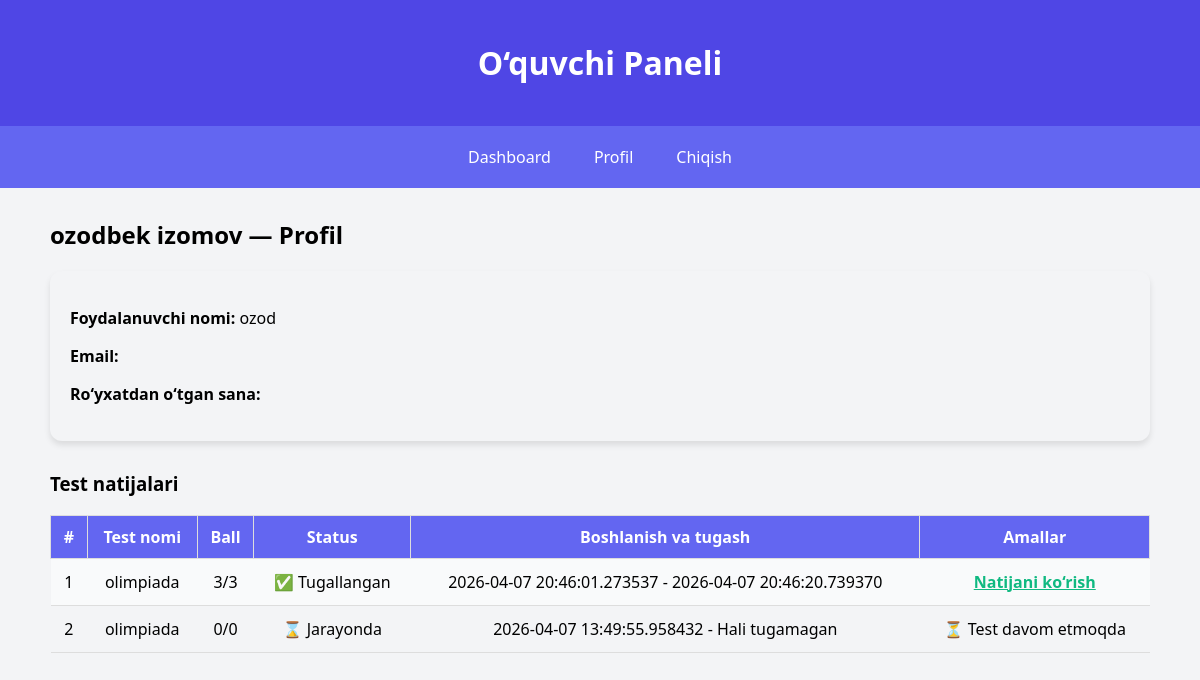
The app's page /student/profile (signed in) with its own data.
### tables this page shows
CREATE TABLE users (
            id INTEGER PRIMARY KEY AUTOINCREMENT,
            full_name TEXT NOT NULL,
            username TEXT NOT NULL UNIQUE,
            password TEXT NOT NULL,
            class_number integer NOT NULL,
            role TEXT NOT NULL,
            school_id INTEGER NOT NULL,
            FOREIGN KEY (school_id) REFERENCES schools(id)
        );

CREATE TABLE test_results (
        id INTEGER PRIMARY KEY AUTOINCREMENT,
        user_id INTEGER NOT NULL,          
        test_id INTEGER NOT NULL,          
        score INTEGER DEFAULT 0,           
        max_score INTEGER DEFAULT 0,      
        start_time DATETIME,              
        end_time DATETIME,
        completed BOOLEAN DEFAULT 0,                   
        FOREIGN KEY (user_id) REFERENCES users(id),
        FOREIGN KEY (test_id) REFERENCES tests(id)
    );

CREATE TABLE tests (
            id INTEGER PRIMARY KEY AUTOINCREMENT,
            title TEXT NOT NULL,
            duration INTEGER NOT NULL,
            description TEXT NOT NULL,
            test_class INTEGER NOT NULL,
            start_time DATETIME NOT NULL,
            end_time DATETIME NOT NULL
        );

### routes/student.py (the view)
@bp.route('/profile')
def profile():
    if 'user_id' not in session:
        flash("Avval tizimga kiring", "error")
        return redirect(url_for('auth.login'))
    user_id = session['user_id']
    conn = get_db()
    c = conn.cursor()
    c.execute("SELECT * FROM users WHERE id=?", (user_id,))
    user = c.fetchone()
    c.execute("""
        SELECT tr.id AS result_id, tr.test_id, t.title AS test_title,
            tr.score, tr.max_score, tr.completed, tr.start_time, tr.end_time
        FROM test_results tr
        JOIN tests t ON tr.test_id = t.id
        WHERE tr.user_id=?
        ORDER BY tr.end_time DESC
    """, (user_id,))
    test_results = c.fetchall()
    return render_template('student/profile.html', user=user, test_results=test_results)

### routes/student.py (called while the page is built)
def get_db():
    conn = sqlite3.connect('database.db')
    conn.row_factory = sqlite3.Row
    return conn

### templates/student/profile.html (shortened to what this page needs)
{% extends "base.html" %}
{% block content %}
<h2>{{ user['full_name'] }} — Profil</h2>
<div style="margin-bottom: 30px; padding:20px; background:#f3f4f6; border-radius:12px; box-shadow: 0 4px 6px rgba(0,0,0,0.1);">
    <p><strong>Foydalanuvchi nomi:</strong> {{ user['username'] }}</p>
    <p><strong>Email:</strong> {{ user['email'] }}</p>
    <p><strong>Ro‘yxatdan o‘tgan sana:</strong> {{ user['created_at'] }}</p>
</div>
<h3>Test natijalari</h3>
{% if test_results %}
<table style="width:100%; border-collapse: collapse; margin-top:10px;">
    <thead>
        <tr style="background:#2563eb; color:white;">
            <th style="padding:10px; border:1px solid #ddd;">#</th>
            <th style="padding:10px; border:1px solid #ddd;">Test nomi</th>
            <th style="padding:10px; border:1px solid #ddd;">Ball</th>
            <th style="padding:10px; border:1px solid #ddd;">Status</th>
            <th style="padding:10px; border:1px solid #ddd;">Boshlanish va tugash</th>
            <th style="padding:10px; border:1px solid #ddd;">Amallar</th>
        </tr>
    </thead>
    <tbody>
        {% for tr in test_results %}
        <tr style="text-align:center; {% if loop.index0 % 2 == 0 %}background:#f9fafb;{% endif %}">
            <td>{{ loop.index }}</td>
            <td>{{ tr['test_title'] }}</td>
            <td>{{ tr['score'] }}/{{ tr['max_score'] }}</td>
            <td>{% if tr['completed'] %}✅ Tugallangan{% else %}⌛ Jarayonda{% endif %}</td>
            <td>{{ tr['start_time'] }} - {{ tr['end_time'] or "Hali tugamagan" }}</td>
            <td>
                {% if tr['completed'] %}
                    <a href="{{ url_for('student.view_result', test_id=tr['test_id']) }}" style="color:#10b981; font-weight:bold;">Natijani ko‘rish</a>
                {% else %}
                    ⏳ Test davom etmoqda
                {% endif %}
            </td>
        </tr>
        {% endfor %}
    </tbody>
</table>
{% else %}
<p>Hozircha hech qanday test topshirilmadi.</p>
{% endif %}
{% endblock %}

### templates/base.html (style rules this page uses)
body { font-family: 'Segoe UI', sans-serif; background: #f3f4f6; margin: 0; }
table { width: 100%; border-collapse: collapse; }
table th, table td { padding: 12px; border-bottom: 1px solid #ddd; }
table th { background: #6366f1; color: #fff; }

### records on screen
users: full_name "ozodbek izomov", username "ozod"
test_results: test_title "olimpiada", score "3", max_score "3", completed "✅ Tugallangan", start_time "2026-04-07 20:46:01.273537", end_time "2026-04-07 20:46:20.739370"
test_results: test_title "olimpiada", score "0", max_score "0", completed "⌛ Jarayonda", start_time "2026-04-07 13:49:55.958432", tr "Hali tugamagan"
